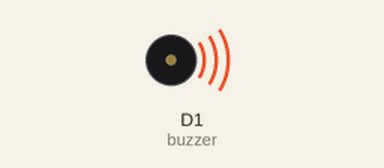
Simulated run of this sketch. Board: ESP8266 (NodeMCU). Shown: buzzer (waves = sounding).

Above: at 0.5 s.
At 4.5 s:
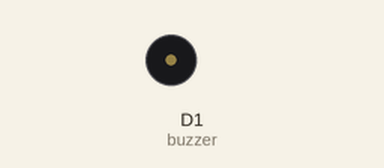
Timing chart, 0 to 6.2 s (numbered marks = the images above):
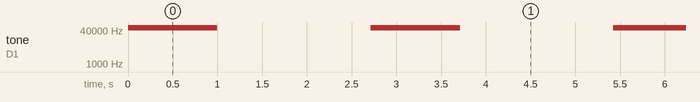

The sketch:

Passive_Buzzer.ino
```cpp
/* @Date    : 23-Sep-2019
 * @Author  : Vivek Yadav
   @Brief   : passive buzzer
              working with two differnet sounds.
              Sounds depend on frequency(basically delay() here)
   @Version : v.01
   @Working : Make Pin high with which, your Passive buzzer attached.
              we can change frequency value to get differnet sound in Method : 1
              In Methode : 2, use appropriate delay to get different sounds.
*/

int buzzer = D1; // set the buzzer control digital IO pin

void setup() {
  pinMode(buzzer, OUTPUT); // set pin 8 as output
}

void loop() {

  //Method : 1
   tone(D1,50000,2500);
   delay(1000);
   noTone(D1);
   delay(1000);

  //Method : 2
  for (int i = 0; i < 80; i++) {
    digitalWrite(buzzer, HIGH); // make a sound
    delay(1); // send high signal to buzzer
    digitalWrite(buzzer, LOW); // delay 1ms
    delay(1); // send low signal to buzzer
  }

  delay(50);

  for (int j = 0; j < 100; j++) {
    digitalWrite(buzzer, HIGH);  //make another sound
    delay(2);
    digitalWrite(buzzer, LOW); // delay 2ms
    delay(2);
  }
  delay(100);

}
```

Measured:
- by itself, tone on D1 (buzzer): alternates 50000 Hz for 1.0 s and silent for 1.7 s
